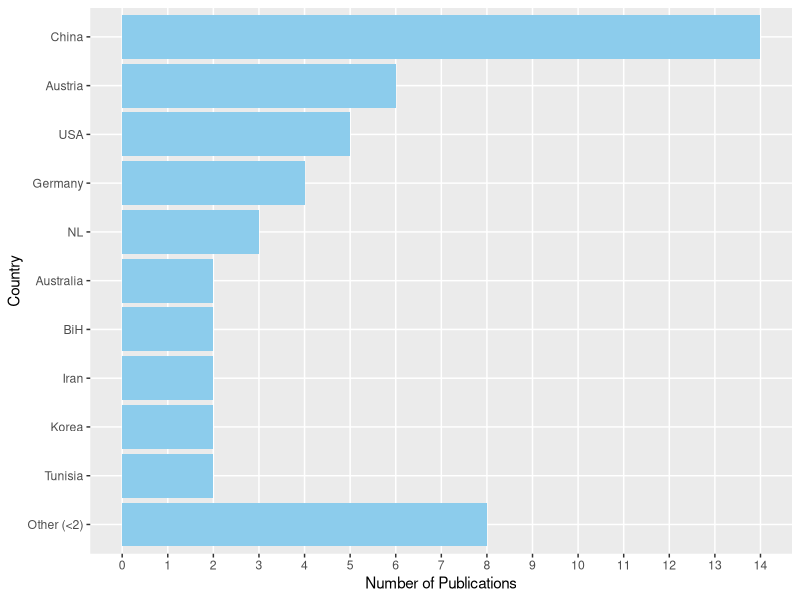
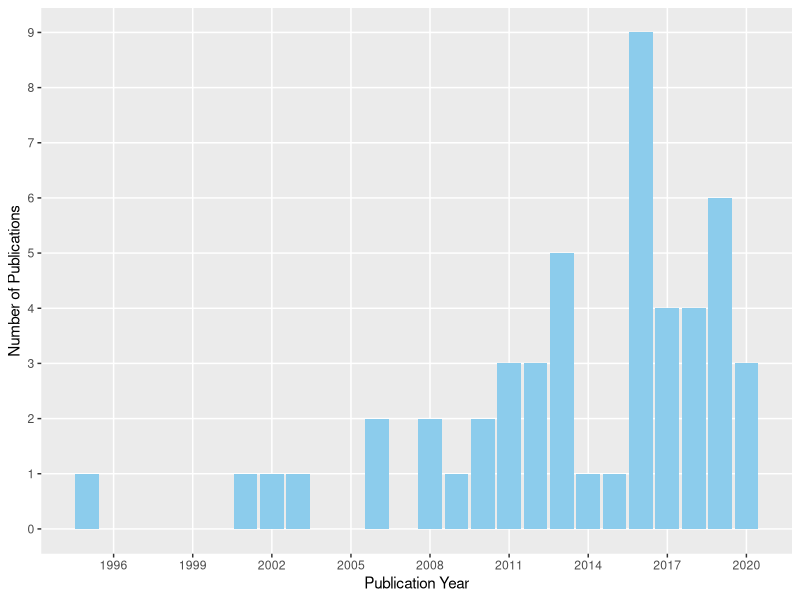
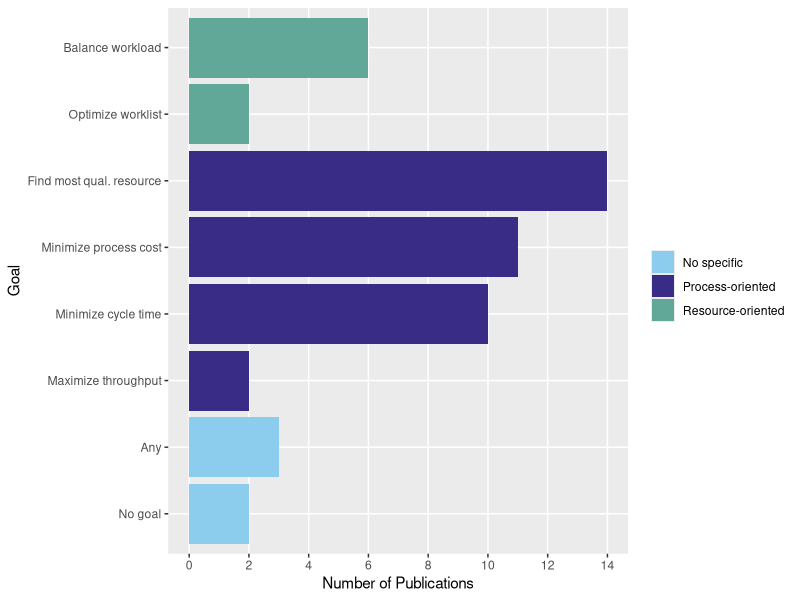
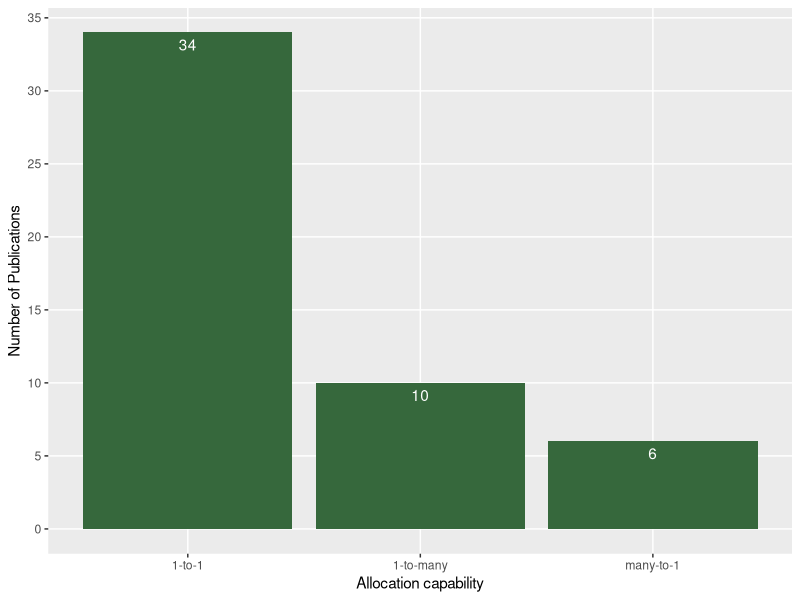
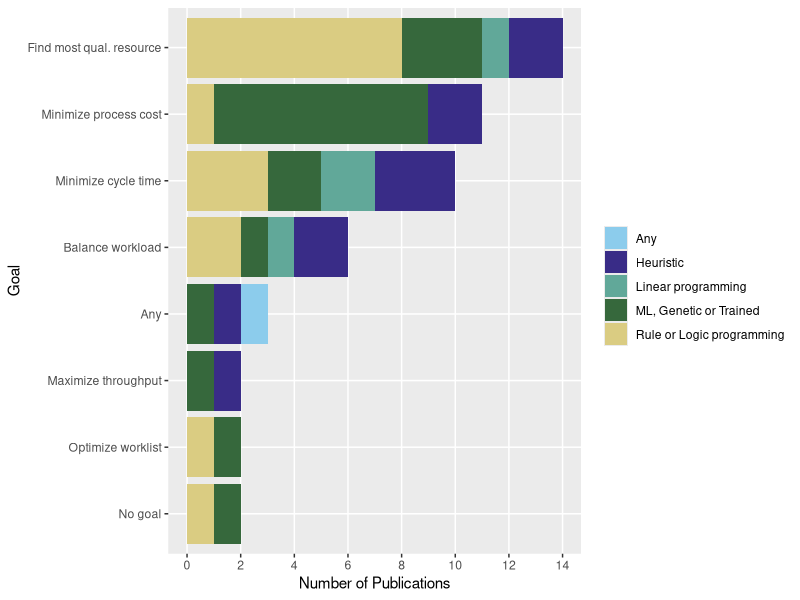
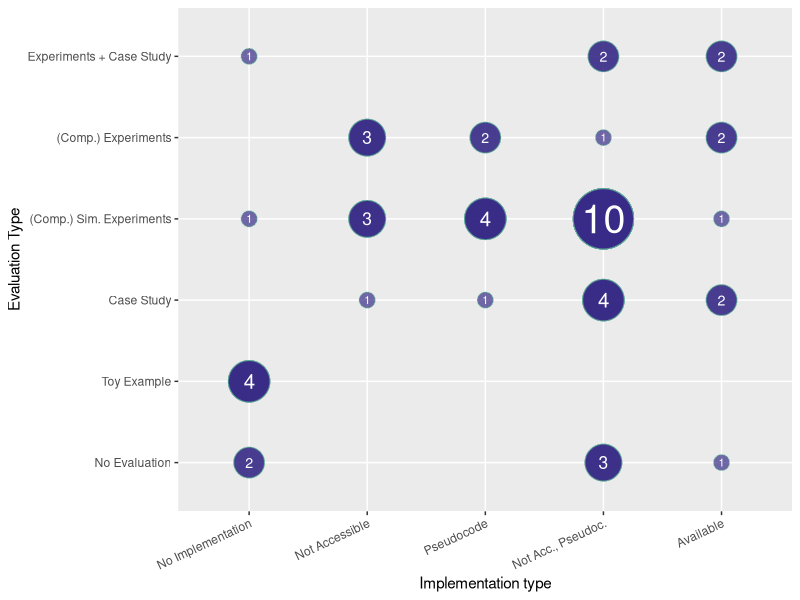
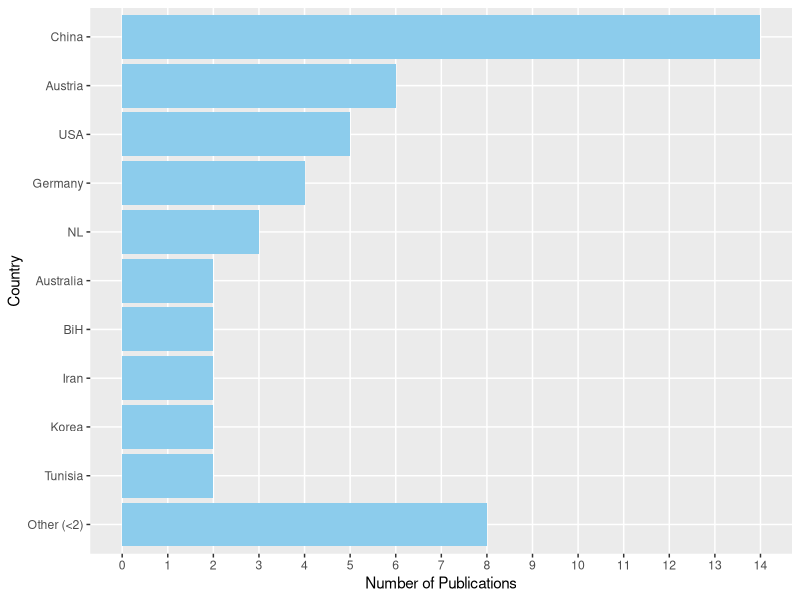
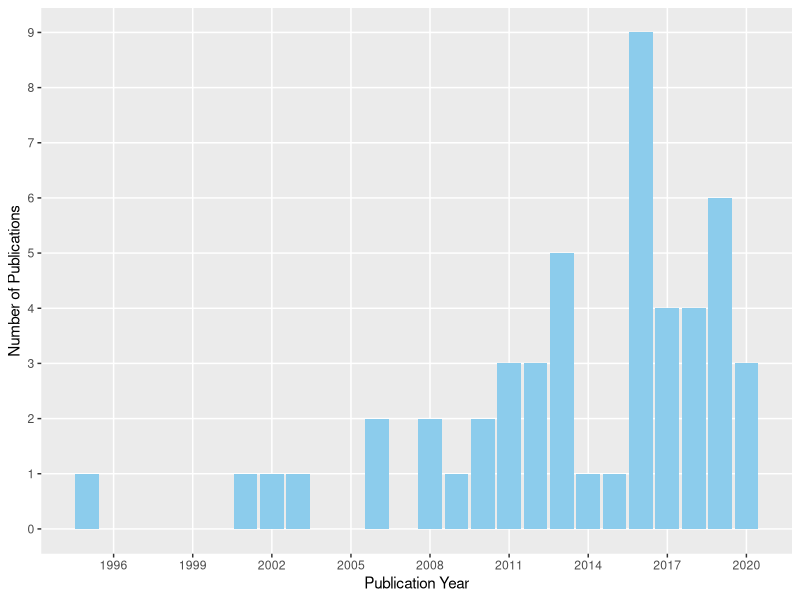

Here is the R script that generated these plots, in order:
library(readr)
library(dplyr)
library(tidyr)
library(igraph)
library(graphlayouts)
library(ggraph)
library(ggplot2)
library(scales)
library(stringr)

data <- read_csv("Literature_review_collection.xlsx - DataExtraction.csv", 
  col_types = cols(Title = col_character(), 
  Year = col_date(format = "%Y")),
  skip = 2)

colors = c("#8CCCEC", "#392C87", "#61A899", "#36683C", "#DACC82", "#999944")
colors_rating = c("#D86933", "#E49845", "#EEC35A", "#F6F171", "#CEDFB0", "#9FC094")

data <- data %>% 
  filter(Country != "no")

# Publication trends
by_country <- data %>%
  group_by(Country) %>%
  summarise(n=n()) %>%
  arrange(n, desc(Country))

other <- by_country %>%
  filter(n<=1)
by_country <- by_country %>%
  filter(! Country %in% other$Country)
  
by_country <- rbind(data.frame(Country="Other (<2)", n=count(other)), by_country)
by_country$ID <- seq.int(nrow(by_country))
by_country$Country <- factor(by_country$ID, 
                             labels=by_country$Country,
                             levels=by_country$ID,
                             ordered = TRUE)

ggplot(by_country, aes(x=n, y=Country)) +
  geom_bar(stat="identity", fill=colors[1]) +
  ylab("Country") +
  xlab("Number of Publications") + 
  scale_x_continuous(n.breaks=max(by_country$n), minor_breaks = NULL)
ggsave("countries.PDF", width = 5, height = 3)

# By year
ggplot(data, aes(x=Year)) +
  geom_bar(fill=colors[1]) +
  xlab("Publication Year") +
  ylab("Number of Publications") + 
  scale_x_date(date_labels = "%Y", breaks = "3 years", minor_breaks = NULL) +
  scale_y_continuous(n.breaks=max(by_country$n), minor_breaks = NULL)
ggsave("years.PDF", width = 5, height = 3)

# Optimization goals
goals <- data %>%
  group_by(Goal, `Goal Type`) %>%
  summarise(n=n()) %>%
  arrange(`Goal Type`, n)

goals$ID = seq.int(nrow(goals))
goals$Goal <- factor(goals$ID, 
  labels=goals$Goal,
  levels=goals$ID,
  ordered = TRUE)

ggplot(goals, aes(y=Goal, x=n, fill=`Goal Type`)) +
  geom_bar(stat='Identity') +
  scale_fill_manual(name = element_blank(), values = colors) +
  scale_x_continuous(breaks=pretty_breaks(n=floor(max(goals$n)/2)), minor_breaks = NULL) +
  xlab("Number of Publications")
ggsave("goals.PDF", width = 6, height = 2)

# Allocation Capabilities
ggplot(data, aes(x=`Allocation capability`)) +
  geom_bar(fill=colors[4]) +
  ylab("Number of Publications") + 
  scale_y_continuous(breaks=pretty_breaks(n=7), minor_breaks = NULL) + 
  geom_text(aes(label = ..count..), stat = "count", vjust = 1.5, colour = "white")
ggsave("allocation_small.PDF", width = 3, height = 2)

# Solution techniques grouped by their allocation goal
sol <- select(data, Goal, `Resource allocation technique type`)
sol$t <- sol$`Resource allocation technique type`
sol$t[sol$t == "Rule" | sol$t == "Logic programming"] <- "Rule or Logic programming" 
sol$t[sol$t == "Machine Learning" | sol$t == "Genetic algorithm" | sol$t == "Trained rule"] <- "ML, Genetic or Trained" 

# we do this for ordering
sol <- sol %>%
  group_by(Goal) %>%
  mutate(n = n()) %>%
  arrange(n)

sol$ID = seq.int(nrow(sol))
sol$Goal <- factor(sol$ID, 
                     labels=sol$Goal,
                     levels=sol$ID,
                     ordered = TRUE)

ggplot(sol, aes(y=Goal, fill=t)) +
  geom_bar() +
  scale_fill_manual(name = element_blank(), values = colors) +
  scale_x_continuous(breaks=pretty_breaks(n=floor(max(sol$n)/2)), minor_breaks = NULL) +
  xlab("Number of Publications")
ggsave("solution_technique.PDF", width = 8, height = 2)

# Maturity levels
# we do this for ordering
mat <- select(data, `Evaluation Type`, `Prototypical implementation type`)
mat <- mat %>%
  group_by(`Evaluation Type`, `Prototypical implementation type`) %>%
  mutate(n = n()) %>%
  arrange(n)

mat$`Prototypical implementation type` = str_to_title(mat$`Prototypical implementation type`)
mat$`Evaluation Type` = str_to_title(mat$`Evaluation Type`)

order_y = str_to_title(c(
  "No evaluation",
  "Toy example",
  "Case study",
  "(Comp.) sim. experiments",
  "(Comp.) experiments",
  "Experiments + Case study"
))
order_x = str_to_title(c(
  "no implementation",
  "not accessible",
  "pseudocode",
  "not acc., pseudoc.",
  "available"
))

mat$ID = seq.int(nrow(mat))
mat$`Evaluation Type` <- factor(mat$ID, 
                   labels=mat$`Evaluation Type`,
                   levels=mat$ID,
                   ordered = TRUE)

ggplot(mat, aes(y=factor(mat$`Evaluation Type`, level=order_y), x=factor(mat$`Prototypical implementation type`, level=order_x), size=n)) +
  geom_point(colour=colors[3], fill=colors[2], alpha=0.7, shape=21) + 
  scale_size(range = c(5, 20)) +
  guides(size="none") +
  geom_text(aes(label = n), colour = "white", size=mat$n*0.8 + 2, check_overlap = T) +
  xlab("Implementation type") +
  ylab("Evaluation Type") +
  theme(axis.text.x = element_text(angle =25, hjust=1))
ggsave("evaluation.PDF", width = 5, height = 3, dpi = 300)

#ggplot(data, aes(x=str_to_title(Maturity), fill=str_to_title(Maturity))) +
#  geom_bar() +
#  scale_fill_manual(name = element_blank(), values = rev(tail(colors_rating, -1))) +
#  xlab("Maturity Level") +
#  ylab("Number of Publications") +
#  theme(legend.position="none") + 
#  geom_text(aes(label = ..count..), stat = "count", vjust = 1.5, colour = "#353839")
#ggsave("maturity.PDF", width = 3, height = 2)
